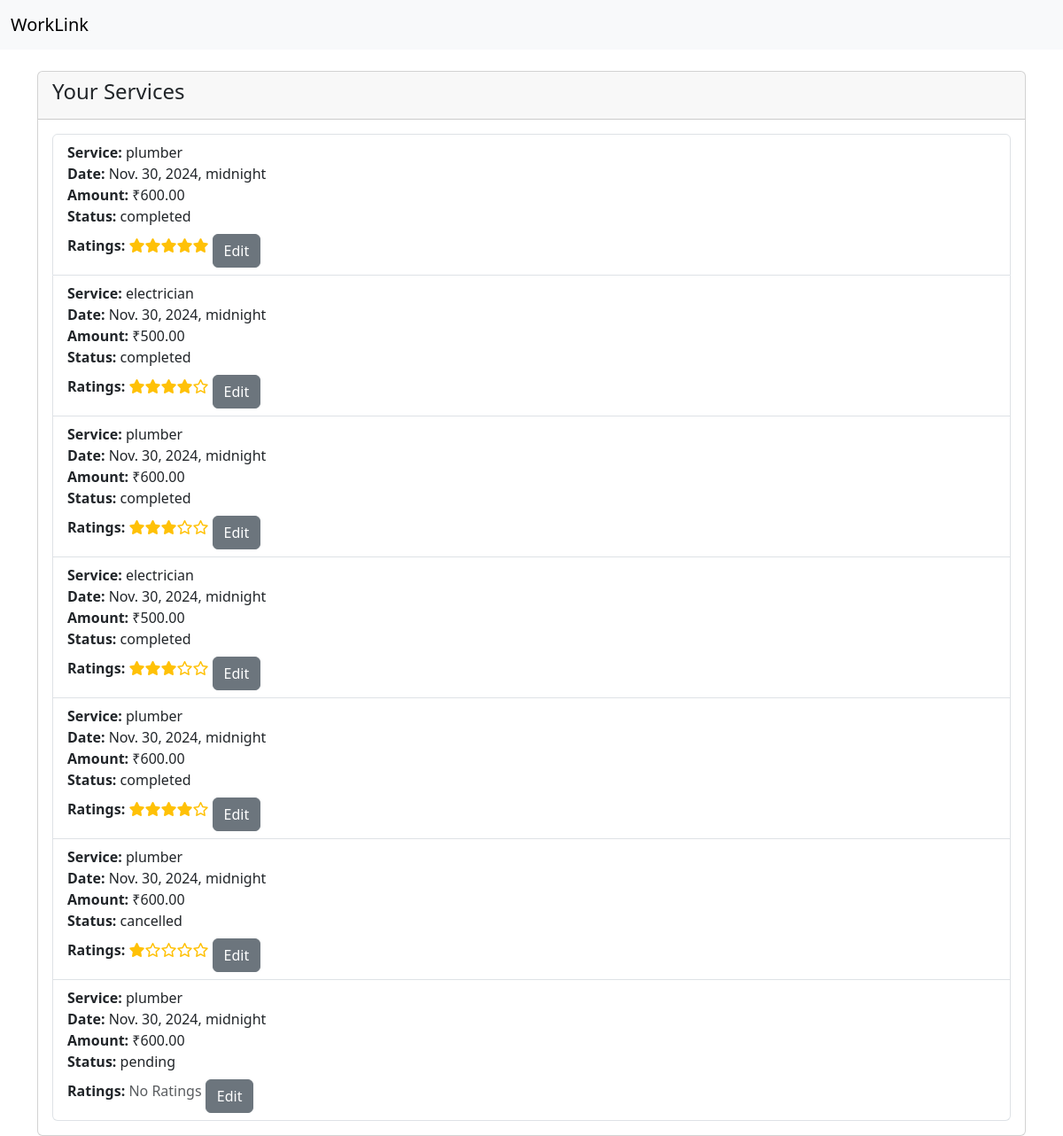
Page /help/client_service_page/ (signed in) on the committed database.
### help/models.py (models this page shows, shortened)
class ServiceRecords(models.Model):
    STATUS_CHOICES = [
        ('pending', 'Pending'),
        ('completed', 'Completed'),
        ('cancelled', 'Cancelled'),
    ]
    u_id = models.ForeignKey(Client, on_delete=models.CASCADE)  # Relates to Django's Client model
    sp_id = models.ForeignKey(ServiceProvider, on_delete=models.CASCADE)  # Relates to ServiceProvider
    service = models.CharField(max_length=200)  # Service description
    date = models.DateTimeField()  # Date and time of service
    amount = models.DecimalField(max_digits=10, decimal_places=2)  # Amount charged for the service
    ratings = models.PositiveSmallIntegerField(null=True, blank=True)  # Ratings (1-5), optional
    status = models.CharField(max_length=10, choices=STATUS_CHOICES, default='pending')  # Service status

### help/views.py (the view)
# urls.py: path('client_service_page/', views.client_service_page, name='client_service_page'),
@login_required
def client_service_page(request):
    client = Client.objects.get(username=request.user.username)
    services = ServiceRecords.objects.filter(u_id=client.client_id)
    context = {
        'client': client,
        'services': services
    }
    return render(request, 'help/client_service.html', context)

### help/authentication.py (called while the page is built)
    def get_user(self, user_id):
        try:
            return Client.objects.get(pk=user_id)
        except Client.DoesNotExist:
            return None

### help/templatetags/custom_tags.py (called while the page is built)
@register.filter
def render_stars(rating):
    try:
        full_stars = int(rating)  # Number of full stars
        half_star = 1 if rating - full_stars >= 0.5 else 0  # Half star if applicable
        empty_stars = 5 - full_stars - half_star  # Remaining stars to make it 5
        stars_html = ('<i class="fas fa-star text-warning"></i>' * full_stars +
                      '<i class="fas fa-star-half-alt text-warning"></i>' * half_star +
                      '<i class="far fa-star text-warning"></i>' * empty_stars)
        return stars_html
    except (ValueError, TypeError):
        return '<i class="far fa-star text-warning"></i>' * 5  # Default 5 empty stars for invalid input

### help/templates/help/client_service.html (shortened to what this page needs)
{% extends 'help/base.html' %} {% load static%} {% block content %} {% load custom_tags %}
<div class="card mt-4">
  <div class="card-header">
    <h4>Your Services</h4>
  </div>
  <div class="card-body">
    {% if services %}
    <ul class="list-group">
      {% for service in services %}
      <li class="list-group-item">
        <strong>Service:</strong> {{ service.service }}<br />
        <strong>Date:</strong> {{ service.date }}<br />
        <strong>Amount:</strong> ₹{{ service.amount }}<br />
        <strong>Status:</strong> {{ service.status }}<br />
        <strong>Ratings:</strong>
        {% if service.ratings %}
        <span>{{ service.ratings|render_stars|safe }}</span>
        {% else %}
        <span class="text-muted">No Ratings</span>
        {% endif %}
        <button class="btn btn-secondary mt-2">
          <a
            style="text-decoration: none; color: white"
            href="\help\edit_service_record\{{service.id}}"
            >Edit</a
          >
        </button>
      </li>
      {% endfor %}
    </ul>
    {% else %}
    <p class="text-muted">You have not booked any services yet.</p>
    {% endif %}
  </div>
</div>
{% endblock %}

### help/templates/help/base.html (shortened to what this page needs)
<!DOCTYPE html>
<html lang="en">
  <head>
    <link
      href="https://cdn.jsdelivr.net/npm/bootstrap@5.3.0-alpha3/dist/css/bootstrap.min.css"
      rel="stylesheet"
    />
    <link
      href="https://cdnjs.cloudflare.com/ajax/libs/font-awesome/5.15.4/css/all.min.css"
      rel="stylesheet"
    />
    <link
      rel="stylesheet"
      href="https://cdn.jsdelivr.net/npm/fontawesome-free@6.2.0/css/all.min.css"
    />
    <link
      href="https://cdnjs.cloudflare.com/ajax/libs/font-awesome/5.15.4/css/all.min.css"
      rel="stylesheet"
    />
  </head>
  <body>
    <nav class="navbar navbar-expand-lg navbar-light bg-light">
      <div class="container-fluid">
        <a class="navbar-brand" href="/help">WorkLink</a>
      </div>
    </nav>
    <div class="container mt-4">{% block content %} {% endblock %}</div>
  </body>
</html>

### rows in the picture
ServiceRecords: service "plumber", date "Nov. 30, 2024, midnight", amount "600.00", status "completed", ratings 5 (drawn)
ServiceRecords: service "electrician", date "Nov. 30, 2024, midnight", amount "500.00", status "completed", ratings 4 (drawn)
ServiceRecords: service "plumber", date "Nov. 30, 2024, midnight", amount "600.00", status "completed", ratings 3 (drawn)
ServiceRecords: service "electrician", date "Nov. 30, 2024, midnight", amount "500.00", status "completed", ratings 3 (drawn)
ServiceRecords: service "plumber", date "Nov. 30, 2024, midnight", amount "600.00", status "completed", ratings 4 (drawn)
ServiceRecords: service "plumber", date "Nov. 30, 2024, midnight", amount "600.00", status "cancelled", ratings 1 (drawn)
ServiceRecords: service "plumber", date "Nov. 30, 2024, midnight", amount "600.00", status "pending", shows "No Ratings"
